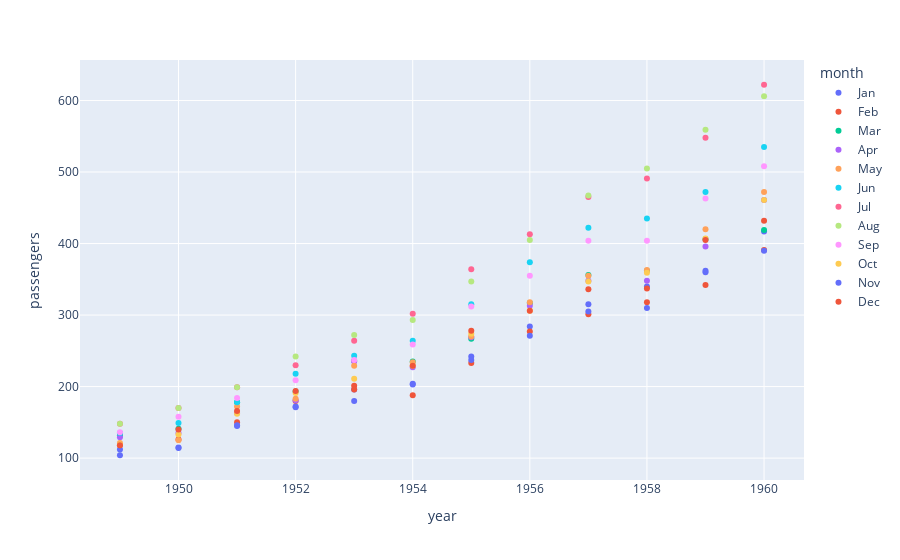

Notebook cell for this chart:
### Markdown cell above
The syntax is similar for ```px.scatter```:

### Code cell
px.scatter(data_frame=flights, x='year', y='passengers', color='month')

### Figure 1 — Plotly figure (JSON) as saved in the notebook; plotly's stock layout.template omitted (floating-point values rounded to 4 significant figures)
{"data": [{"hovertemplate": "month=Jan<br>year=%{x}<br>passengers=%{y}<extra></extra>", "legendgroup": "Jan", "marker": {"color": "#636efa", "symbol": "circle"}, "mode": "markers", "name": "Jan", "orientation": "v", "showlegend": true, "type": "scatter", "x": [1949, 1950, 1951, 1952, 1953, 1954, 1955, 1956, 1957, 1958, 1959, 1960], "xaxis": "x", "y": [112, 115, 145, 171, 196, 204, 242, 284, 315, 340, 360, 417], "yaxis": "y"}, {"hovertemplate": "month=Feb<br>year=%{x}<br>passengers=%{y}<extra></extra>", "legendgroup": "Feb", "marker": {"color": "#EF553B", "symbol": "circle"}, "mode": "markers", "name": "Feb", "orientation": "v", "showlegend": true, "type": "scatter", "x": [1949, 1950, 1951, 1952, 1953, 1954, 1955, 1956, 1957, 1958, 1959, 1960], "xaxis": "x", "y": [118, 126, 150, 180, 196, 188, 233, 277, 301, 318, 342, 391], "yaxis": "y"}, {"hovertemplate": "month=Mar<br>year=%{x}<br>passengers=%{y}<extra></extra>", "legendgroup": "Mar", "marker": {"color": "#00cc96", "symbol": "circle"}, "mode": "markers", "name": "Mar", "orientation": "v", "showlegend": true, "type": "scatter", "x": [1949, 1950, 1951, 1952, 1953, 1954, 1955, 1956, 1957, 1958, 1959, 1960], "xaxis": "x", "y": [132, 141, 178, 193, 236, 235, 267, 317, 356, 362, 406, 419], "yaxis": "y"}, {"hovertemplate": "month=Apr<br>year=%{x}<br>passengers=%{y}<extra></extra>", "legendgroup": "Apr", "marker": {"color": "#ab63fa", "symbol": "circle"}, "mode": "markers", "name": "Apr", "orientation": "v", "showlegend": true, "type": "scatter", "x": [1949, 1950, 1951, 1952, 1953, 1954, 1955, 1956, 1957, 1958, 1959, 1960], "xaxis": "x", "y": [129, 135, 163, 181, 235, 227, 269, 313, 348, 348, 396, 461], "yaxis": "y"}, {"hovertemplate": "month=May<br>year=%{x}<br>passengers=%{y}<extra></extra>", "legendgroup": "May", "marker": {"color": "#FFA15A", "symbol": "circle"}, "mode": "markers", "name": "May", "orientation": "v", "showlegend": true, "type": "scatter", "x": [1949, 1950, 1951, 1952, 1953, 1954, 1955, 1956, 1957, 1958, 1959, 1960], "xaxis": "x", "y": [121, 125, 172, 183, 229, 234, 270, 318, 355, 363, 420, 472], "yaxis": "y"}, {"hovertemplate": "month=Jun<br>year=%{x}<br>passengers=%{y}<extra></extra>", "legendgroup": "Jun", "marker": {"color": "#19d3f3", "symbol": "circle"}, "mode": "markers", "name": "Jun", "orientation": "v", "showlegend": true, "type": "scatter", "x": [1949, 1950, 1951, 1952, 1953, 1954, 1955, 1956, 1957, 1958, 1959, 1960], "xaxis": "x", "y": [135, 149, 178, 218, 243, 264, 315, 374, 422, 435, 472, 535], "yaxis": "y"}, {"hovertemplate": "month=Jul<br>year=%{x}<br>passengers=%{y}<extra></extra>", "legendgroup": "Jul", "marker": {"color": "#FF6692", "symbol": "circle"}, "mode": "markers", "name": "Jul", "orientation": "v", "showlegend": true, "type": "scatter", "x": [1949, 1950, 1951, 1952, 1953, 1954, 1955, 1956, 1957, 1958, 1959, 1960], "xaxis": "x", "y": [148, 170, 199, 230, 264, 302, 364, 413, 465, 491, 548, 622], "yaxis": "y"}, {"hovertemplate": "month=Aug<br>year=%{x}<br>passengers=%{y}<extra></extra>", "legendgroup": "Aug", "marker": {"color": "#B6E880", "symbol": "circle"}, "mode": "markers", "name": "Aug", "orientation": "v", "showlegend": true, "type": "scatter", "x": [1949, 1950, 1951, 1952, 1953, 1954, 1955, 1956, 1957, 1958, 1959, 1960], "xaxis": "x", "y": [148, 170, 199, 242, 272, 293, 347, 405, 467, 505, 559, 606], "yaxis": "y"}, {"hovertemplate": "month=Sep<br>year=%{x}<br>passengers=%{y}<extra></extra>", "legendgroup": "Sep", "marker": {"color": "#FF97FF", "symbol": "circle"}, "mode": "markers", "name": "Sep", "orientation": "v", "showlegend": true, "type": "scatter", "x": [1949, 1950, 1951, 1952, 1953, 1954, 1955, 1956, 1957, 1958, 1959, 1960], "xaxis": "x", "y": [136, 158, 184, 209, 237, 259, 312, 355, 404, 404, 463, 508], "yaxis": "y"}, {"hovertemplate": "month=Oct<br>year=%{x}<br>passengers=%{y}<extra></extra>", "legendgroup": "Oct", "marker": {"color": "#FECB52", "symbol": "circle"}, "mode": "markers", "name": "Oct", "orientation": "v", "showlegend": true, "type": "scatter", "x": [1949, 1950, 1951, 1952, 1953, 1954, 1955, 1956, 1957, 1958, 1959, 1960], "xaxis": "x", "y": [119, 133, 162, 191, 211, 229, 274, 306, 347, 359, 407, 461], "yaxis": "y"}, {"hovertemplate": "month=Nov<br>year=%{x}<br>passengers=%{y}<extra></extra>", "legendgroup": "Nov", "marker": {"color": "#636efa", "symbol": "circle"}, "mode": "markers", "name": "Nov", "orientation": "v", "showlegend": true, "type": "scatter", "x": [1949, 1950, 1951, 1952, 1953, 1954, 1955, 1956, 1957, 1958, 1959, 1960], "xaxis": "x", "y": [104, 114, 146, 172, 180, 203, 237, 271, 305, 310, 362, 390], "yaxis": "y"}, {"hovertemplate": "month=Dec<br>year=%{x}<br>passengers=%{y}<extra></extra>", "legendgroup": "Dec", "marker": {"color": "#EF553B", "symbol": "circle"}, "mode": "markers", "name": "Dec", "orientation": "v", "showlegend": true, "type": "scatter", "x": [1949, 1950, 1951, 1952, 1953, 1954, 1955, 1956, 1957, 1958, 1959, 1960], "xaxis": "x", "y": [118, 140, 166, 194, 201, 229, 278, 306, 336, 337, 405, 432], "yaxis": "y"}], "layout": {"legend": {"title": {"text": "month"}, "tracegroupgap": 0}, "margin": {"t": 60}, "xaxis": {"anchor": "y", "domain": [0, 1], "title": {"text": "year"}}, "yaxis": {"anchor": "x", "domain": [0, 1], "title": {"text": "passengers"}}}}
